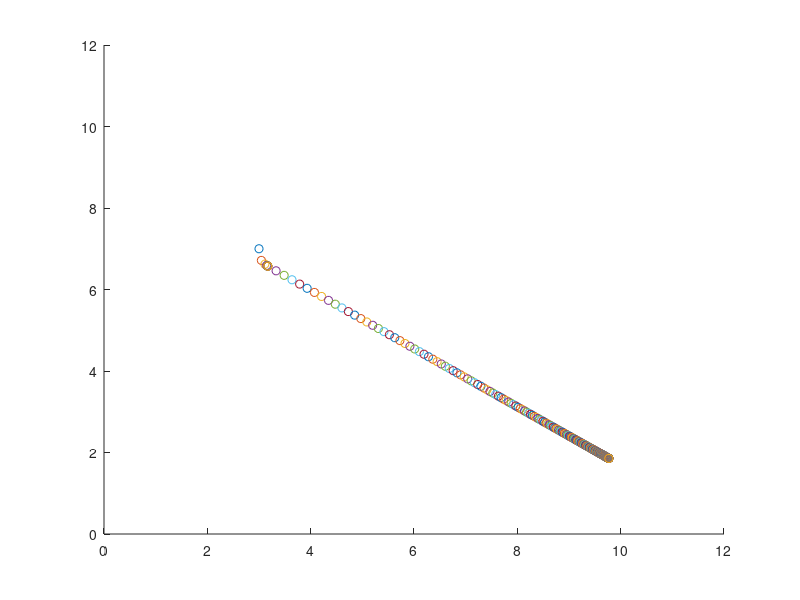

MATLAB code for this plot:
clc
clear all
close all
S = [3 7];
G = [10 2];
r = 0.04;
R = 0.12;
phi_0 = pi/6;
d_t = 0.01;

d_L = sqrt((S(1) - G(1))^2 + (S(2) - G(2))^2);
d_x = S(1) - G(1);
d_y = S(2) - G(2);

phi_des = atan2(-(G(2)-S(2)),-(G(1)-S(1)));
d_phi = phi_des - phi_0;
delta_phi = d_phi
Kp = 60;
Kd = 40;
Ki = 2;
integer_omega = 0;
integer_axis = 0;
phi_now = phi_0;
L_now = d_L;
x_now = S(1);
y_now = S(2);
i = 0
while abs(d_L) > 0.01 %если есть ошибка по расстоянию
    figure(1)
        hold on
        plot(x_now,y_now,'o')
        xlim([0 12])
        ylim([0 12])
        Omega = Kp*d_phi+Kd*d_phi*d_t %угловая скорость всей машины для поворота
        if abs(rad2deg(d_phi)) > 0.05 %если угол не совпадает с необходимым
            vl = Omega*3*R %скорость левого и правого колеса с учетом, что
            vr = Omega*R   %машина едет по кругу радиусом R для разворота
            omega_rr = vr/r%угловая скорость вращения колес
            omega_ll = vl/r
            Phi = Omega*d_t%угол, на который машина повернулась
            d_phi = d_phi -  Phi%высчитываем ошибку снова
            phi_now = phi_now + Phi%в каком положении машина находится сейчас
        else
            omega_rr = Kp*d_L+Kd*d_L*d_t %если ошибки по углу нет, то мы 
            omega_ll = Kp*d_L+Kd*d_L*d_t %просто назначаем одинаковую угловую скорость для обоих колес
            vl = omega_ll*r %и едем вперед
            vr = omega_rr*r
        end
        V = (vl+vr)/2 %общая скорость машины ВНЕ зависимости от того, есть ошибка по углу или нет
        
        x = V*cos(phi_now)*d_t % на сколько по оси Х машина проехала
        x_now = x_now - x % на каком положении относительно оси Х машина находится
        
        y = V*sin(phi_now)*d_t % на сколько по оси Y машина проехала
        y_now = y_now - y %на каком положении относительно оси Y машина находится
        
        L = sqrt(x^2+y^2) %Какое расстояние проехала машина
        d_L = d_L - L %Высчитывем снова ошибку по расстоянию
        
        i = i+1 %просто посмотреть, сколько на все расчеты нужно итераций :)
end
            
